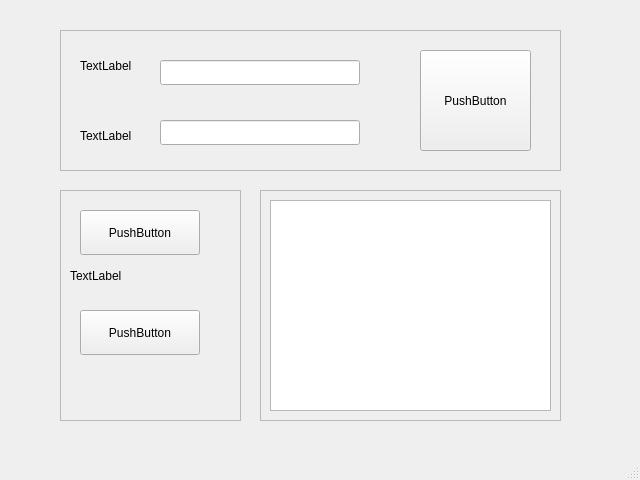
<?xml version="1.0" encoding="UTF-8"?>
<ui version="4.0">
 <class>MainWindow</class>
 <widget class="QMainWindow" name="MainWindow">
  <property name="geometry">
   <rect>
    <x>0</x>
    <y>0</y>
    <width>640</width>
    <height>480</height>
   </rect>
  </property>
  <property name="windowTitle">
   <string>MainWindow</string>
  </property>
  <widget class="QWidget" name="centralwidget">
   <widget class="QFrame" name="frameLogin">
    <property name="geometry">
     <rect>
      <x>60</x>
      <y>30</y>
      <width>501</width>
      <height>141</height>
     </rect>
    </property>
    <property name="frameShape">
     <enum>QFrame::StyledPanel</enum>
    </property>
    <property name="frameShadow">
     <enum>QFrame::Raised</enum>
    </property>
    <widget class="VTPLabel" name="labelUser">
     <property name="geometry">
      <rect>
       <x>20</x>
       <y>20</y>
       <width>121</width>
       <height>31</height>
      </rect>
     </property>
     <property name="text">
      <string>TextLabel</string>
     </property>
    </widget>
    <widget class="VTPLabel" name="labelPassword">
     <property name="geometry">
      <rect>
       <x>20</x>
       <y>90</y>
       <width>111</width>
       <height>31</height>
      </rect>
     </property>
     <property name="text">
      <string>TextLabel</string>
     </property>
    </widget>
    <widget class="QPushButton" name="pushBtnLogin">
     <property name="geometry">
      <rect>
       <x>360</x>
       <y>20</y>
       <width>111</width>
       <height>101</height>
      </rect>
     </property>
     <property name="text">
      <string>PushButton</string>
     </property>
    </widget>
    <widget class="QLineEdit" name="lineEditUser">
     <property name="geometry">
      <rect>
       <x>100</x>
       <y>30</y>
       <width>200</width>
       <height>25</height>
      </rect>
     </property>
    </widget>
    <widget class="QLineEdit" name="lineEditPassword">
     <property name="geometry">
      <rect>
       <x>100</x>
       <y>90</y>
       <width>200</width>
       <height>25</height>
      </rect>
     </property>
    </widget>
   </widget>
   <widget class="QFrame" name="frameData">
    <property name="geometry">
     <rect>
      <x>60</x>
      <y>190</y>
      <width>181</width>
      <height>231</height>
     </rect>
    </property>
    <property name="frameShape">
     <enum>QFrame::StyledPanel</enum>
    </property>
    <property name="frameShadow">
     <enum>QFrame::Raised</enum>
    </property>
    <widget class="QPushButton" name="pushBtnSelectFile">
     <property name="geometry">
      <rect>
       <x>20</x>
       <y>20</y>
       <width>120</width>
       <height>45</height>
      </rect>
     </property>
     <property name="text">
      <string>PushButton</string>
     </property>
    </widget>
    <widget class="QPushButton" name="pushBtnSendData">
     <property name="geometry">
      <rect>
       <x>20</x>
       <y>120</y>
       <width>120</width>
       <height>45</height>
      </rect>
     </property>
     <property name="text">
      <string>PushButton</string>
     </property>
    </widget>
    <widget class="QLabel" name="labelSelectedFile">
     <property name="geometry">
      <rect>
       <x>10</x>
       <y>70</y>
       <width>161</width>
       <height>31</height>
      </rect>
     </property>
     <property name="text">
      <string>TextLabel</string>
     </property>
     <property name="wordWrap">
      <bool>true</bool>
     </property>
    </widget>
   </widget>
   <widget class="QFrame" name="frameResult">
    <property name="geometry">
     <rect>
      <x>260</x>
      <y>190</y>
      <width>301</width>
      <height>231</height>
     </rect>
    </property>
    <property name="frameShape">
     <enum>QFrame::StyledPanel</enum>
    </property>
    <property name="frameShadow">
     <enum>QFrame::Raised</enum>
    </property>
    <widget class="QListView" name="listViewResult">
     <property name="geometry">
      <rect>
       <x>10</x>
       <y>10</y>
       <width>281</width>
       <height>211</height>
      </rect>
     </property>
    </widget>
   </widget>
  </widget>
  <widget class="QMenuBar" name="menubar">
   <property name="geometry">
    <rect>
     <x>0</x>
     <y>0</y>
     <width>640</width>
     <height>21</height>
    </rect>
   </property>
  </widget>
  <widget class="QStatusBar" name="statusbar"/>
 </widget>
 <customwidgets>
  <customwidget>
   <class>VTPLabel</class>
   <extends>QLabel</extends>
   <header location="global">VTPLabel.h</header>
  </customwidget>
 </customwidgets>
 <resources/>
 <connections/>
</ui>
